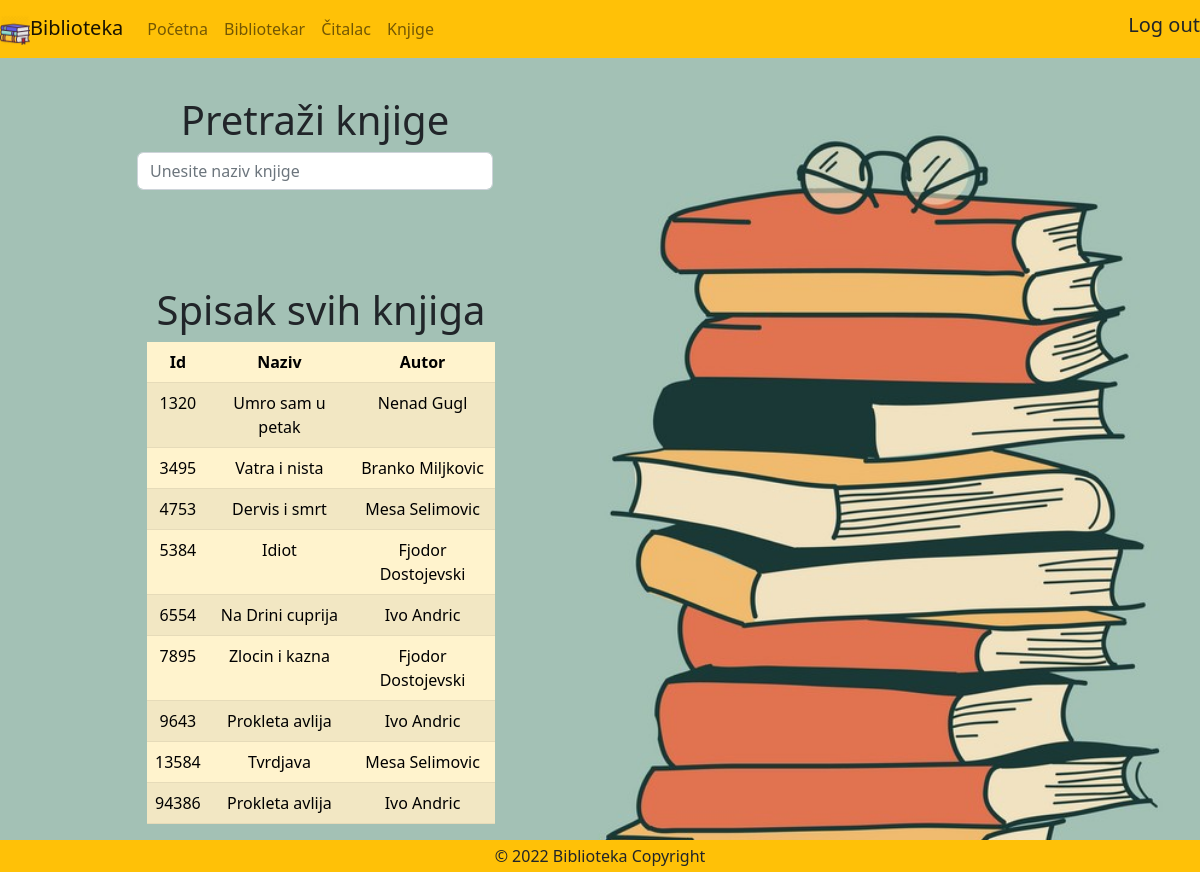
Page /knjige.php (signed in) on the committed database.
### tables this page shows
CREATE TABLE `books` (
  `id` int(11) NOT NULL,
  `title` varchar(150) NOT NULL,
  `author` varchar(150) NOT NULL,
  `person` varchar(50) DEFAULT NULL,
  `deadline` date DEFAULT NULL
);

### model/books.php (called while the page is built, shortened)
<?php
class Book
{
    public static function getAll(mysqli $conn)
    {
        $query = "SELECT * FROM books";
        return $conn->query($query);
    }
}

### knjige.php (the view, shortened to what this page needs)
<?php
require "dbBroker.php";
require "./model/books.php";
$books = Book::getAll($conn);
?>
<!DOCTYPE html>
<html lang="en">
<head>
    <?php
    include "head.php";
    ?>
</head>
<body>
    <?php
    include "header.php";
    ?>
    <div class="container">
        <div class="row d-flex justify-content-left text-center mt-5 pt-5">
            <div class="col-md-8 col-lg-6 col-xl-4 offset-xl-1">
                <h1>Pretraži knjige</h1>
                <input type="text" class="form-control" id="live_search" autocomplete="off" placeholder="Unesite naziv knjige">
            </div>
        </div>
        <div class="container">
            <div class="row d-flex justify-content-left text-center mt-5 pt-5">
                <div class="col-md-8 col-lg-6 col-xl-4 offset-xl-1">
                    <h1>Spisak svih knjiga</h1>
                    <table id="spisak" class="table  table-warning table-striped mt-2 pt-2 mb-5 pb-5">
                        <thead>
                            <tr>
                                <th scope="col">Id</th>
                                <th scope="col">Naziv</th>
                                <th scope="col">Autor</th>
                            </tr>
                        </thead>
                        <tbody>
                            <?php
                            while ($row = $books->fetch_assoc()) :
                            ?>
                                <tr>
                                    <td><?php echo $row['id'] ?></td>
                                    <td><?php echo $row['title'] ?></td>
                                    <td><?php echo $row['author'] ?></td>
                                </tr>
                            <?php
                            endwhile;
                            ?>
                        </tbody>
                    </table>
                </div>
            </div>
        </div>
        <?php
        include "footer.php";
        ?>
</body>
</html>

### head.php (shortened to what this page needs)
<!DOCTYPE html>
<link href="css/style.css" rel="stylesheet">
<link href="https://cdn.jsdelivr.net/npm/bootstrap@5.2.0/dist/css/bootstrap.min.css" rel="stylesheet">

### header.php (shortened to what this page needs)
<!DOCTYPE html>
<nav class="navbar navbar-expand navbar-light bg-warning fixed-top">
    <a class="navbar-brand" href="#">
        <img src="./img/books.png" width="30" height="30" alt="">Biblioteka</a>
    <div class="collapse navbar-collapse" id="navbarNav">
        <ul class="navbar-nav">
            <li class="nav-item">
                <a class="nav-link" href="index.php">Početna</a>
            </li>
            <li class="nav-item">
                <a class="nav-link" href="bibliotekar.php">Bibliotekar</a>
            </li>
            <li class="nav-item">
                <a class="nav-link" href="citalac.php">Čitalac</a>
            </li>
            <li class="nav-item">
                <a class="nav-link" href="knjige.php">Knjige</a>
            </li>
        </ul>
    </div>
    <div class="nav-item ml-0">
        <a class="nav-link" href="logout.php">
            <h5>Log out</h5>
        </a>
    </div>
</nav>

### footer.php (shortened to what this page needs)
<!DOCTYPE html>
<footer class="bg-warning text-center text-lg-star fixed-bottom">
    <div class="text-center p-1 ">
        © 2022 Biblioteka Copyright
    </div>
</footer>

### css/style.css (style rules this page uses)
body { background-image: url(../img/background.jpg); background-repeat: no-repeat; background-size: cover ; }

### rows in the picture
books: id "1320", title "Umro sam u petak", author "Nenad Gugl"
books: id "3495", title "Vatra i nista", author "Branko Miljkovic"
books: id "4753", title "Dervis i smrt", author "Mesa Selimovic"
books: id "5384", title "Idiot", author "Fjodor Dostojevski"
books: id "6554", title "Na Drini cuprija", author "Ivo Andric"
books: id "7895", title "Zlocin i kazna", author "Fjodor Dostojevski"
books: id "9643", title "Prokleta avlija", author "Ivo Andric"
books: id "13584", title "Tvrdjava", author "Mesa Selimovic"
books: id "94386", title "Prokleta avlija", author "Ivo Andric"
